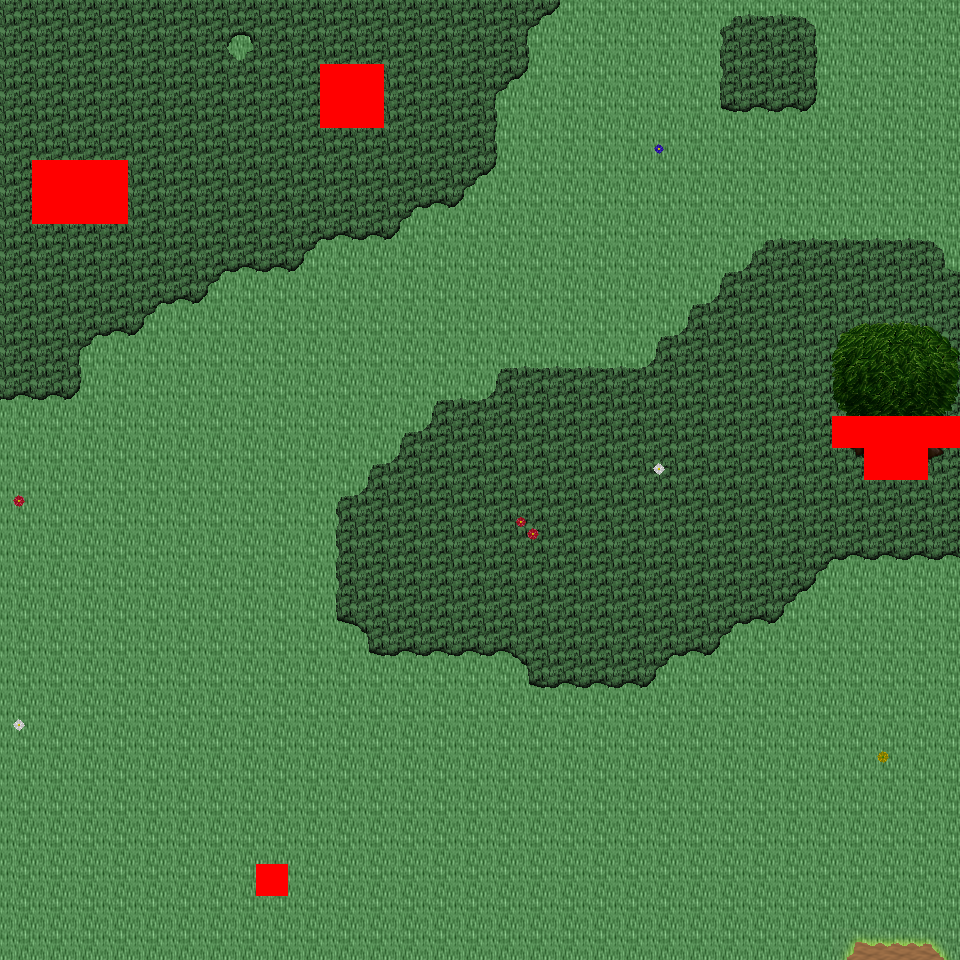

Tiled map render using the project's own tile images. Description and the map definition, with tile-layer contents summarised, below:
An orthogonal 30x30 tile map with 32x32 px tiles, 6 tile layers (Ground, Object, Object2, Above, ...), 18 tilesets and 5 objects (5x mapExit).

<map version="1.0" orientation="orthogonal" renderorder="right-down" width="30" height="30" tilewidth="32" tileheight="32" nextobjectid="6">
  <tileset firstgid="1" name="tileset_logic_collision" tilewidth="32" tileheight="32" tilecount="1" columns="1">
    <image source="../drawable/tileset_logic_collision.png" width="32" height="32" />
  </tileset>
  <tileset firstgid="2" name="tileset_ground_ground" tilewidth="32" tileheight="32" tilecount="33" columns="3">
    <image source="../drawable/tileset_ground_ground.png" width="96" height="352" />
  </tileset>
  <tileset firstgid="35" name="tileset_ground_grass_corners" tilewidth="32" tileheight="32" tilecount="24" columns="6">
    <image source="../drawable/tileset_ground_grass_corners.png" width="192" height="128" />
  </tileset>
  <tileset firstgid="59" name="tileset_ground_grass_edges" tilewidth="32" tileheight="32" tilecount="36" columns="12">
    <image source="../drawable/tileset_ground_grass_edges.png" width="384" height="96" />
  </tileset>
  <tileset firstgid="95" name="tileset_ground_grass_2" tilewidth="32" tileheight="32" tilecount="21" columns="3">
    <image source="../drawable/tileset_ground_grass_2.png" width="96" height="224" />
  </tileset>
  <tileset firstgid="116" name="tileset_plant_leaves" tilewidth="32" tileheight="32" tilecount="8" columns="4">
    <image source="../drawable/tileset_plant_leaves.png" width="128" height="64" />
  </tileset>
  <tileset firstgid="124" name="tileset_plant_tree_tree_darkgreen" tilewidth="32" tileheight="32" tilecount="88" columns="8">
    <image source="../drawable/tileset_plant_tree_tree_darkgreen.png" width="256" height="352" />
  </tileset>
  <tileset firstgid="212" name="tileset_plant_tree_fall_trees" tilewidth="32" tileheight="32" tilecount="40" columns="8">
    <image source="../drawable/tileset_plant_tree_fall_trees.png" width="256" height="160" />
  </tileset>
  <tileset firstgid="252" name="tileset_plant_tree_pine_tree" tilewidth="32" tileheight="32" tilecount="20" columns="4">
    <image source="../drawable/tileset_plant_tree_pine_tree.png" width="128" height="160" />
  </tileset>
  <tileset firstgid="272" name="tileset_plant_stump_hollow_logs" tilewidth="32" tileheight="32" tilecount="6" columns="3">
    <image source="../drawable/tileset_plant_stump_hollow_logs.png" width="96" height="64" />
  </tileset>
  <tileset firstgid="278" name="tileset_plant_stump_small_stump" tilewidth="32" tileheight="32" tilecount="4" columns="2">
    <image source="../drawable/tileset_plant_stump_small_stump.png" width="64" height="64" />
  </tileset>
  <tileset firstgid="282" name="tileset_plant_stump_stump_pale_purple" tilewidth="32" tileheight="32" tilecount="4" columns="2">
    <image source="../drawable/tileset_plant_stump_stump_pale_purple.png" width="64" height="64" />
  </tileset>
  <tileset firstgid="286" name="tileset_plant_flower_daisy_blue" tilewidth="32" tileheight="32" tilecount="8" columns="2">
    <image source="../drawable/tileset_plant_flower_daisy_blue.png" width="64" height="128" />
  </tileset>
  <tileset firstgid="294" name="tileset_plant_flower_daisy_red" tilewidth="32" tileheight="32" tilecount="8" columns="2">
    <image source="../drawable/tileset_plant_flower_daisy_red.png" width="64" height="128" />
  </tileset>
  <tileset firstgid="302" name="tileset_plant_flower_daisy_white" tilewidth="32" tileheight="32" tilecount="8" columns="2">
    <image source="../drawable/tileset_plant_flower_daisy_white.png" width="64" height="128" />
  </tileset>
  <tileset firstgid="310" name="tileset_plant_flower_daisy_yellow" tilewidth="32" tileheight="32" tilecount="8" columns="2">
    <image source="../drawable/tileset_plant_flower_daisy_yellow.png" width="64" height="128" />
  </tileset>
  <tileset firstgid="318" name="tileset_logic_creature_ent" tilewidth="32" tileheight="32" tilecount="4" columns="4">
    <image source="../drawable/tileset_logic_creature_ent.png" width="128" height="32" />
  </tileset>
  <tileset firstgid="322" name="tileset_logic_creature_animal" tilewidth="32" tileheight="32" tilecount="32" columns="8">
    <image source="../drawable/tileset_logic_creature_animal.png" width="256" height="128" />
  </tileset>
  <layer name="Ground" width="30" height="30">
    <data>[900 cells, 900 non-empty, 3 distinct tile ids]</data>
  </layer>
  <layer name="Object" width="30" height="30">
    <data>[900 cells, 130 non-empty, 41 distinct tile ids]</data>
  </layer>
  <layer name="Object2" width="30" height="30">
    <data>[900 cells, 0 non-empty, 0 distinct tile ids]</data>
  </layer>
  <layer name="Above" width="30" height="30">
    <data>[900 cells, 12 non-empty, 12 distinct tile ids]</data>
  </layer>
  <layer name="Above2" width="30" height="30">
    <data>[900 cells, 0 non-empty, 0 distinct tile ids]</data>
  </layer>
  <layer name="Walkable" width="30" height="30">
    <data>[900 cells, 17 non-empty, 1 distinct tile ids]</data>
  </layer>
  <objectgroup name="MapEvents">
    <object id="1" name="north" type="mapExit" x="0" y="0" width="960" height="32">
      <properties>
        <property name="map" value="level_0_x18_y25" />
        <property name="x" value="0" />
        <property name="y" value="28" />
      </properties>
    </object>
    <object id="2" name="south" type="mapExit" x="0" y="928" width="960" height="32">
      <properties>
        <property name="map" value="level_0_x18_y27" />
        <property name="x" value="0" />
        <property name="y" value="1" />
      </properties>
    </object>
    <object id="3" name="west" type="mapExit" x="0" y="0" width="32" height="960">
      <properties>
        <property name="map" value="level_0_x17_y26" />
        <property name="x" value="28" />
        <property name="y" value="0" />
      </properties>
    </object>
    <object id="4" name="east" type="mapExit" x="928" y="0" width="32" height="416">
      <properties>
        <property name="map" value="level_0_x19_y26" />
        <property name="x" value="1" />
        <property name="y" value="0" />
      </properties>
    </object>
    <object id="5" name="east2" type="mapExit" x="928" y="448" width="32" height="512">
      <properties>
        <property name="map" value="level_0_x19_y26" />
        <property name="x" value="1" />
        <property name="y" value="14" />
      </properties>
    </object>
  </objectgroup>
</map>
